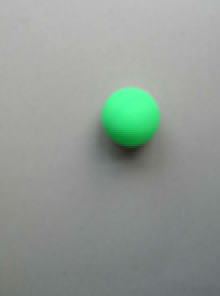
#> input picture PreTest/data/1.jpg, 110 x 148 px (shown 2 times larger)
$ python -i test.py   (imports and definitions only)
#> lines starting #> are read from the running program, lines starting #| are printed output that depends on the picture
#> further down, picture is the input picture: shape (148, 110, 3); mean B, G, R 148, 154, 145.3
import cv2
import numpy as np
import sys
from PyQt5 import QtWidgets,QtCore
#pyqt stuff

# [3 lines not run here, left out]
#use highdpi icon

def detect(readimg):
    img = cv2.cvtColor(readimg, cv2.COLOR_BGR2GRAY)
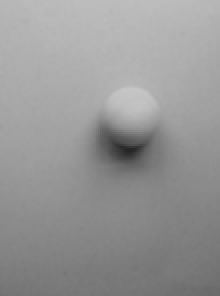
#> img: shape (148, 110) (shown 2 times larger); min 37, max 199, mean 150.7
    h, w = img.shape
#> h = 148; w = 110
    c = 300
    coef = None
    if h > w:
        coef = w / c
#> coef = 0.367
        h = int(h / w * c)
#> h = 403
        w = c
    else:
        coef = h / c
        w = int(w / h * c)
        h = c
    img = cv2.resize(img, (w, h))
#> img: shape (403, 300)
    img = cv2.GaussianBlur(img, (5, 5), 2)
    circles = cv2.HoughCircles(img, dp=1.5, minDist=50, method=cv2.HOUGH_GRADIENT, minRadius=20, maxRadius=60, param1=25, param2=0.9)
#> circles = 13 rows, first 8: [176.2, 158.2, 40.25], [150.8, 213.8, 39.2], [198.8, 233.2, 55.85], [84.75, 185.2, 46.85], [164.2, 275.2, 56.75], [95.25, 134.2, 57.5], [101.2, 242.2, 57.35], [149.2, 114.8, 57.5]
    if circles is not None:
        x, y, r = circles[0, 0, :]
#> x = 176.2; y = 158.2; r = 40.25
        return int(r*coef), int(x*coef), int(y*coef)
    return 0, 0, 0
#读入图片：默认彩色图，cv2.IMREAD_GRAYSCALE灰度图，cv2.IMREAD_UNCHANGED包含alpha通道
# [2 lines not run here, left out]
# [4 lines of commented-out code are left out]


# [1 line that did not run here, left out]
# waitKey参数为0的时候窗口不会自动关闭，无限等待按键，假如设为10000，也就是10s，不做任何操作的情况# 下大概15s左右窗口自动关闭

r, g, b = 255, 0, 0

# [2 lines not run here, left out]

>>> import cv2
>>> picture = cv2.imread('data/1.jpg')
>>> result = detect(picture)
#> result = (14, 64, 58)

$ run again, on PreTest/data/33.jpg
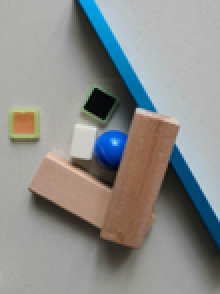
#> input picture PreTest/data/33.jpg, 110 x 147 px (shown 2 times larger)
#> picture is the input picture: shape (147, 110, 3); mean B, G, R 139.6, 141.4, 140.1
#> in detect, `img = cv2.cvtColor(readimg, cv2.COLOR_BGR2GRAY)`:
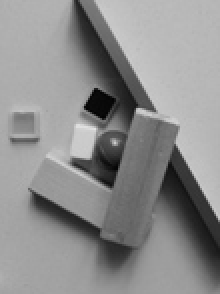
#> img: shape (147, 110) (shown 2 times larger); min 2, max 226, mean 140.8
#> circles = 35 rows, first 8: [111.8, 174.8, 57.5], [183.8, 197.2, 50.9], [81.75, 216.8, 55.85], [123.8, 110.2, 59.15], [161.2, 152.2, 45.95], [93.75, 275.2, 52.55], [176.2, 273.8, 59.15], [71.25, 101.2, 59.15]
#> x = 111.8; y = 174.8; r = 57.5
#> result = (21, 40, 64)

$ run again, on PreTest/data/5.jpg
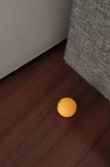
#> input picture PreTest/data/5.jpg, 110 x 167 px
#> picture is the input picture: shape (167, 110, 3); mean B, G, R 55, 63.1, 84
#> in detect, `img = cv2.cvtColor(readimg, cv2.COLOR_BGR2GRAY)`:
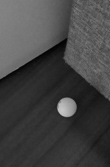
#> img: shape (167, 110); min 2, max 198, mean 68.5
#> circles = 30 rows, first 8: [231.8, 140.2, 57.5], [231.8, 42.75, 41], [284.2, 138.8, 55.85], [281.2, 63.75, 52.55], [192.8, 75.75, 55.85], [167.2, 182.2, 59.15], [258.8, 197.2, 32.75], [282.8, 8.25, 47.45]
#> x = 231.8; y = 140.2; r = 57.5
#> result = (21, 84, 51)
